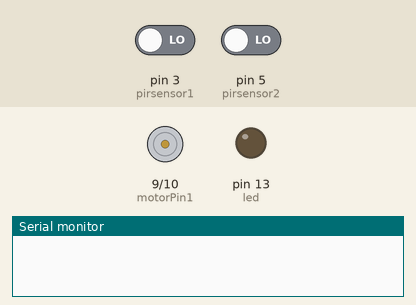
Bench run of a sketch on a simulated Arduino Uno, built with avr-gcc and run on an emulated ATmega328P. Shown: motor-driver pin pairs drawn as motors (green arrow = first pin HIGH = forward, orange = second pin HIGH = backward, longer = more drive), output pins drawn as LEDs (lit = HIGH), the last lines printed to the serial monitor. Inputs (shaded band) come from the test bench; at power-on: pin 3 (pirsensor1) LOW, pin 5 (pirsensor2) LOW.

Above: at 6.2 s.
6.3 s: pin 3 (pirsensor1) driven HIGH
At 6.7 s:
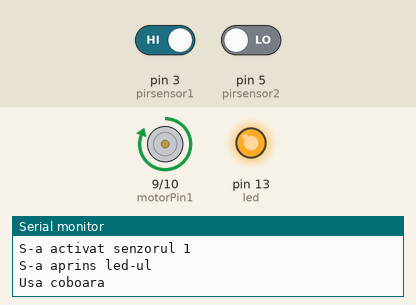
At 41.7 s:
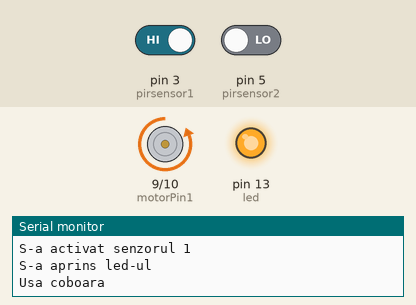
Timing chart, 0 to 54.8 s (numbered marks = the images above; inputs shaded):
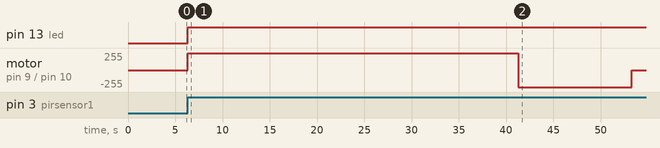

Measured:
- after the input at 6.3 s, pin 13 (led): LOW → HIGH at once; motor on pin 9 (motorPin1) / pin 10 (motorPin2): stopped → forward 255/255 at once, → backward 255/255 35.0 s later, → stopped 12.0 s later

The sketch:

sketch_may08a.ino
```cpp
int motorPin1 = 9;
int motorPin2 = 10;
int pirsensor1 = 3;
int pirsensor2 = 5;
int led = 13;

void setup() {
 Serial.begin(9600);
 pinMode(motorPin1, OUTPUT);
 pinMode(motorPin2, OUTPUT);
 pinMode(pirsensor1, INPUT);
 pinMode(pirsensor2, INPUT);
 pinMode(led, OUTPUT);
 digitalWrite(motorPin1, HIGH);
 digitalWrite(motorPin2, HIGH);
 digitalWrite(led, LOW);
 delay(5000);
}
void loop() {
  if(digitalRead(pirsensor1) == HIGH || digitalRead(pirsensor2) == HIGH)
{
  if(digitalRead(pirsensor1) == HIGH)
 Serial.println("S-a activat senzorul 1");
    else
 Serial.println("S-a activat senzorul 2");
 digitalWrite(led, HIGH);
 Serial.println("S-a aprins led-ul");
 //urca

 Serial.println("Usa coboara");
 digitalWrite(motorPin1, HIGH);
 digitalWrite(motorPin2, LOW);
 delay(35000);
 //Serial.println("Usa urca");
 digitalWrite(motorPin1, LOW);
 digitalWrite(motorPin2, HIGH);
 delay(12000);

 // stop the motor
 //sta pe loc timp de 10 secunde
 //Serial.println("Se asteapta timp de 5 secunde");
 //digitalWrite(motorPin1, HIGH);
 //digitalWrite(motorPin2, HIGH);
 //delay(10000);

  //coboara
 //


//stop the motor
 digitalWrite(motorPin1, HIGH);
 digitalWrite(motorPin2, HIGH);
 delay(3000);

 digitalWrite(led, LOW);
 Serial.println("S-a stins ledul");
 Serial.println("==========");

  digitalWrite(motorPin1, HIGH);
 digitalWrite(motorPin2, HIGH);
 digitalWrite(led, LOW);
 delay(25000);
}
}
```
